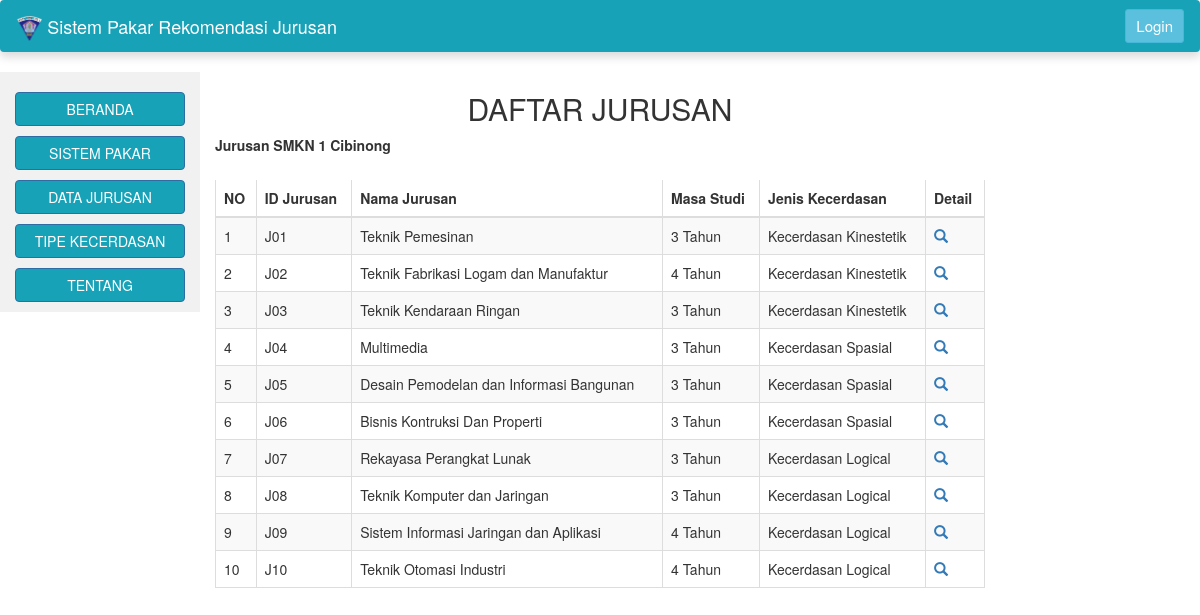
Screenshot of /daftar_jurusan.php with the database file from the repository.
### tables this page shows
CREATE TABLE `jurusan` (
  `id_jurusan` varchar(20) NOT NULL,
  `nama_jurusan` varchar(75) NOT NULL,
  `masa_studi` varchar(20) NOT NULL,
  `jenis_kecerdasan` varchar(50) NOT NULL,
  `detail_kompetensi` varchar(1000) NOT NULL,
  `jenjang_karir` varchar(1000) NOT NULL
);

### daftar_jurusan.php (the view, shortened to what this page needs)
<?php
include('koneksi.php');
?>
<!DOCTYPE html>
<html lang="en">
<head>
	<link rel="stylesheet" href="https://getbootstrap.com/docs/4.1/dist/css/bootstrap.min.css">
  <link rel="stylesheet" href="https://maxcdn.bootstrapcdn.com/bootstrap/3.3.7/css/bootstrap.min.css">
  <link rel="stylesheet" href="css/style.css">
</head>
<body>
	<?php
	include ('navbar.php');
?>
<?php
  include ('sidebar.php');
?>
<div class="col-sm-8 text-left">
      <h2 class="text-center">DAFTAR JURUSAN</h2>
      <form id="form1" name="form1" method="post" action="daftar_jurusan.php">
			<label for="sel1">Jurusan SMKN 1 Cibinong</label>
		</form>
		<br>
		<div class="box-body table-responsive">
                <table id="example1" class="table table-bordered table-striped">
                    <thead>
                        <tr>
                            <th>NO</th>
                            <th>ID Jurusan</th>
							<th>Nama Jurusan</th>
                            <th>Masa Studi</th>
                            <th>Jenis Kecerdasan</th>
                            <th>Detail</th>
                        </tr>
                    </thead>
                    <?php
                    $queri="Select * From jurusan";
$hasil=mysqli_query ($konek_db,$queri);
$id = 0;
while ($data = mysqli_fetch_array ($hasil)){
 			$id++;
 			echo "
        			<tr>
        			<td>".$id."</td>
					<td>".$data[0]."</td>
        			<td>".$data[1]."</td>
        			<td>".$data[2]."</td>
              <td>".$data[3]."</td>
                    <td><a href=\"detail_jurusan.php?id=".$data[0]."\"><i class='glyphicon glyphicon-search'></i></a></td>
        		</tr>
        	";
			}
                    ?>
</table><br><br><br><br><br>
</div>
</div>
</body>
</html>

### rows the page displays
jurusan: id_jurusan "J01", nama_jurusan "Teknik Pemesinan", masa_studi "3 Tahun", jenis_kecerdasan "Kecerdasan Kinestetik"
jurusan: id_jurusan "J02", nama_jurusan "Teknik Fabrikasi Logam dan Manufaktur", masa_studi "4 Tahun", jenis_kecerdasan "Kecerdasan Kinestetik"
jurusan: id_jurusan "J03", nama_jurusan "Teknik Kendaraan Ringan", masa_studi "3 Tahun", jenis_kecerdasan "Kecerdasan Kinestetik"
jurusan: id_jurusan "J04", nama_jurusan "Multimedia", masa_studi "3 Tahun", jenis_kecerdasan "Kecerdasan Spasial"
jurusan: id_jurusan "J05", nama_jurusan "Desain Pemodelan dan Informasi Bangunan", masa_studi "3 Tahun", jenis_kecerdasan "Kecerdasan Spasial"
jurusan: id_jurusan "J06", nama_jurusan "Bisnis Kontruksi Dan Properti", masa_studi "3 Tahun", jenis_kecerdasan "Kecerdasan Spasial"
jurusan: id_jurusan "J07", nama_jurusan "Rekayasa Perangkat Lunak", masa_studi "3 Tahun", jenis_kecerdasan "Kecerdasan Logical"
jurusan: id_jurusan "J08", nama_jurusan "Teknik Komputer dan Jaringan", masa_studi "3 Tahun", jenis_kecerdasan "Kecerdasan Logical"
jurusan: id_jurusan "J09", nama_jurusan "Sistem Informasi Jaringan dan Aplikasi", masa_studi "4 Tahun", jenis_kecerdasan "Kecerdasan Logical"
jurusan: id_jurusan "J10", nama_jurusan "Teknik Otomasi Industri", masa_studi "4 Tahun", jenis_kecerdasan "Kecerdasan Logical"
